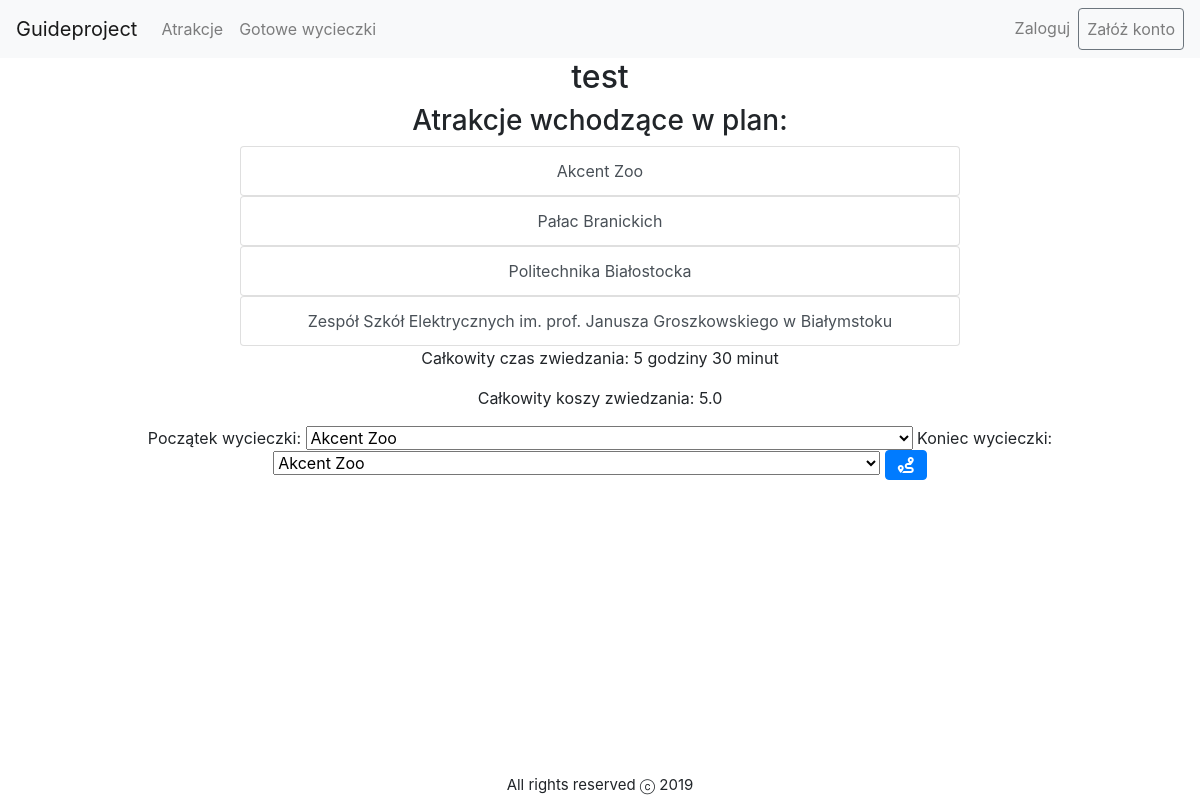
The app's page /guide/tripplan/4, older data.
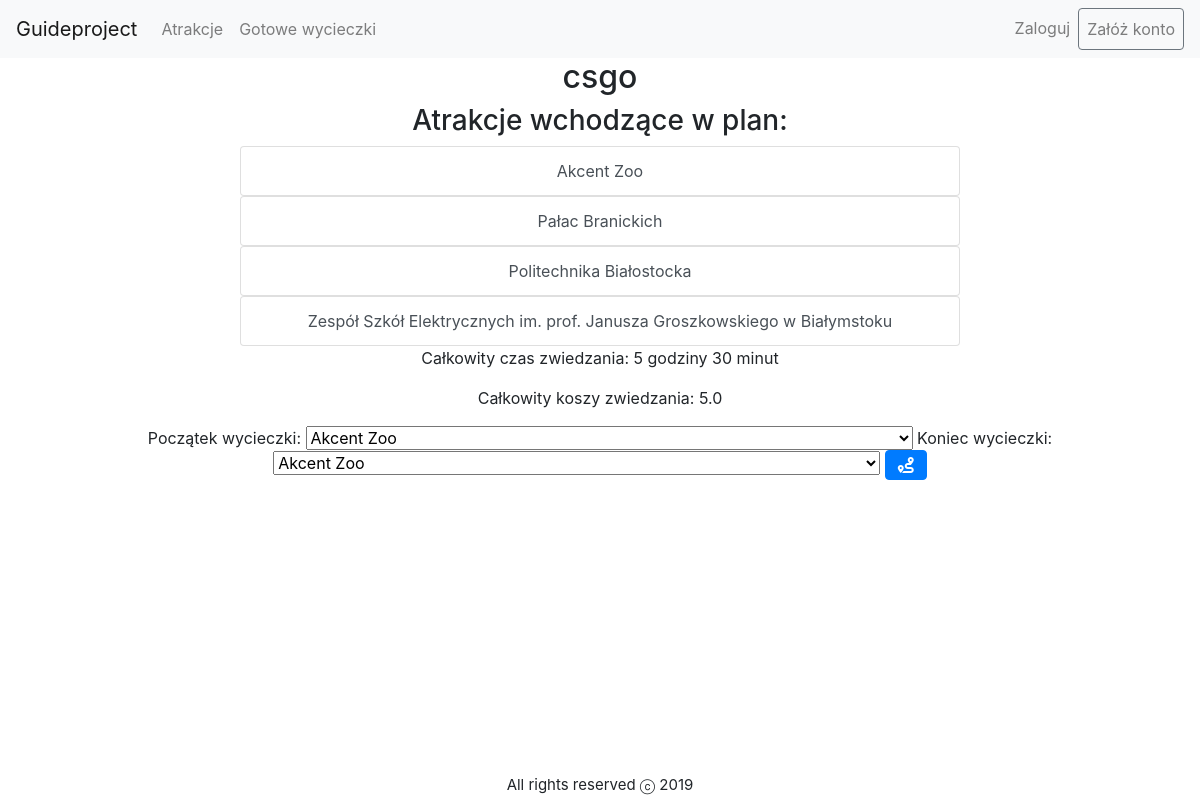
The same page, newer data.
### guide/models.py (models this page shows, shortened)
class TripPlan(models.Model):
    name = models.CharField(_("Name"), max_length=150)
    creator = models.ForeignKey("Client", verbose_name=_(
        "Creator"), on_delete=models.CASCADE, null=True, blank=True)
    attractions = models.ManyToManyField(
        "Attraction", verbose_name=_("Attraction list"))
    class Meta:
        ordering = ['name']

### guide/views.py (the view)
# urls.py: path('tripplan/<int:pk>', views.TripPlanDetailView.as_view(),
class TripPlanDetailView(DetailView):
    model = TripPlan
    def get_context_data(self, **kwargs):
        context = super().get_context_data(**kwargs)
        attractionLocalizations = extractInfo(self.object.attractions.all())
        context["attractionLocalizations"] = attractionLocalizations
        context["numberOfLocations"] = len(attractionLocalizations)
        hours, minutes = getTotalTime(self.object.attractions.all())
        context['hours'] = hours
        context['minutes'] = minutes
        context['totalPrice'] = getTotalPrice(self.object.attractions.all())
        return context

### guide/views.py (called while the page is built, shortened)
def extractInfo(attractionList):
    formattedInfo = []
    try:
        for attraction in attractionList:
            formattedInfo.append({'name': attraction.name,
                                  'lat-lng': {'lat': attraction.localization.lattitude, 'lng': attraction.localization.longitude}})
        return formattedInfo
    except:
        pass

def getTotalPrice(attractions):
    totalPrice = 0
    for attraction in attractions:
        totalPrice += attraction.ticketCost
    return totalPrice

def getTotalTime(attractions):
    totalTime = 0
    for attraction in attractions:
        totalTime += attraction.timeNeededToSightsee
    return math.floor(totalTime), round((totalTime-math.floor(totalTime))*60)

### guide/templates/guide/tripplan_detail.html (shortened to what this page needs)
{% extends "base.html" %}
{% block content %}
    <center><h2>{{tripplan.name}}</h2></center>
<center> <h3>Atrakcje wchodzące w plan:</h3></center>
        {% for attraction in tripplan.attractions.all %}
              <center><div class="list-group" style="width: 60%;">
  <a href="{% url 'attraction-detail' attraction.pk %}" class="list-group-item list-group-item-action">
    {{attraction.name}}
  </a>
</div>
        {% endfor %}
        <p>Całkowity czas zwiedzania: <span id="totalTime_hours">{{hours}}</span> godziny <span id="totalTime_minutes">{{minutes}}</span> minut<p>
        <p>Całkowity koszy zwiedzania: {{totalPrice}}<p>
        <p id="totalDistance"><p>
        {% if numberOfLocations > 1 %}
        <span>Początek wycieczki: </span>
        <select id="start">
          {% for attraction in attractionLocalizations  %}
            <option value="{{attraction.name}}">{{attraction.name}}</option>
          {% endfor %}
        </select>
        <span>Koniec wycieczki: </span>
        <select id="end">
          {% for attraction in attractionLocalizations  %}
            <option value="{{attraction.name}}">{{attraction.name}}</option>
          {% endfor %}
        </select>
         <button id="makeroute" type="button" class="btn btn-primary"><i class="fas fa-route route"></i></button>
        {% endif %}
{% endblock content %}

Row changes from the older to the newer data that the page shows:
changed TripPlan: name "test" → "csgo"
